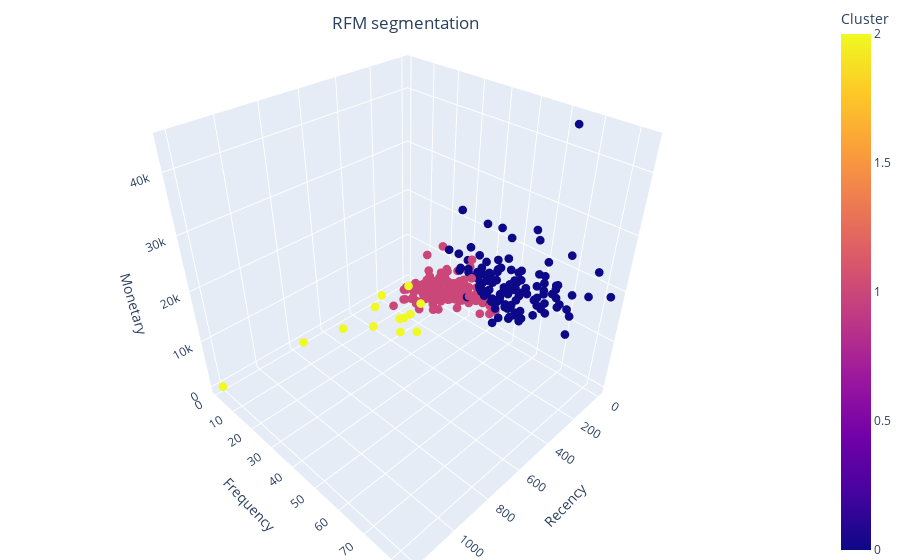

Here is the notebook cell this chart was saved with:
### Code cell
color_map = {
    '0' : '#f14a16',
    '1' : '#fc9918',
    '2' : '#35589a',
}

fig = px.scatter_3d(
    lrfm_region,
    x='Recency',
    y='Frequency',
    z='Monetary',
    color='Cluster',
    color_discrete_map=color_map,
)

fig.update_traces(marker_size = 3)

# tight layout
fig.update_layout(margin=dict(l=0, r=0, b=0, t=0),
                  title={
                    'text': "RFM segmentation",
                    'y':0.97,
                    'x':0.45,
                    'xanchor': 'center',
                    'yanchor': 'top'},
                    legend=dict(
                      yanchor="top",
                      y=0.97,
                      xanchor="left",
                      x=0.70,
                      itemsizing='constant',
                      itemwidth = 30))

fig.update_xaxes(tickformat=".0f")

### Figure 1 — Plotly figure (JSON) as saved in the notebook; plotly's stock layout.template omitted (floating-point values rounded to 4 significant figures; data arrays with more than 128 entries replaced by an {"elided": "..."} marker saying what was removed)
{"data": [{"hovertemplate": "Recency=%{x}<br>Frequency=%{y}<br>Monetary=%{z}<br>Cluster=%{marker.color}<extra></extra>", "legendgroup": "", "marker": {"color": {"elided": "297 int values"}, "coloraxis": "coloraxis", "size": 3, "symbol": "circle"}, "mode": "markers", "name": "", "scene": "scene", "showlegend": false, "type": "scatter3d", "x": {"elided": "297 int values"}, "y": {"elided": "297 int values"}, "z": {"elided": "297 float values"}}], "layout": {"coloraxis": {"colorbar": {"title": {"text": "Cluster"}}, "colorscale": [[0, "#0d0887"], [0.1111, "#46039f"], [0.2222, "#7201a8"], [0.3333, "#9c179e"], [0.4444, "#bd3786"], [0.5556, "#d8576b"], [0.6667, "#ed7953"], [0.7778, "#fb9f3a"], [0.8889, "#fdca26"], [1, "#f0f921"]]}, "legend": {"itemsizing": "constant", "itemwidth": 30, "tracegroupgap": 0, "x": 0.7, "xanchor": "left", "y": 0.97, "yanchor": "top"}, "margin": {"b": 0, "l": 0, "r": 0, "t": 0}, "scene": {"domain": {"x": [0, 1], "y": [0, 1]}, "xaxis": {"title": {"text": "Recency"}}, "yaxis": {"title": {"text": "Frequency"}}, "zaxis": {"title": {"text": "Monetary"}}}, "title": {"text": "RFM segmentation", "x": 0.45, "xanchor": "center", "y": 0.97, "yanchor": "top"}, "xaxis": {"tickformat": ".0f"}}}
